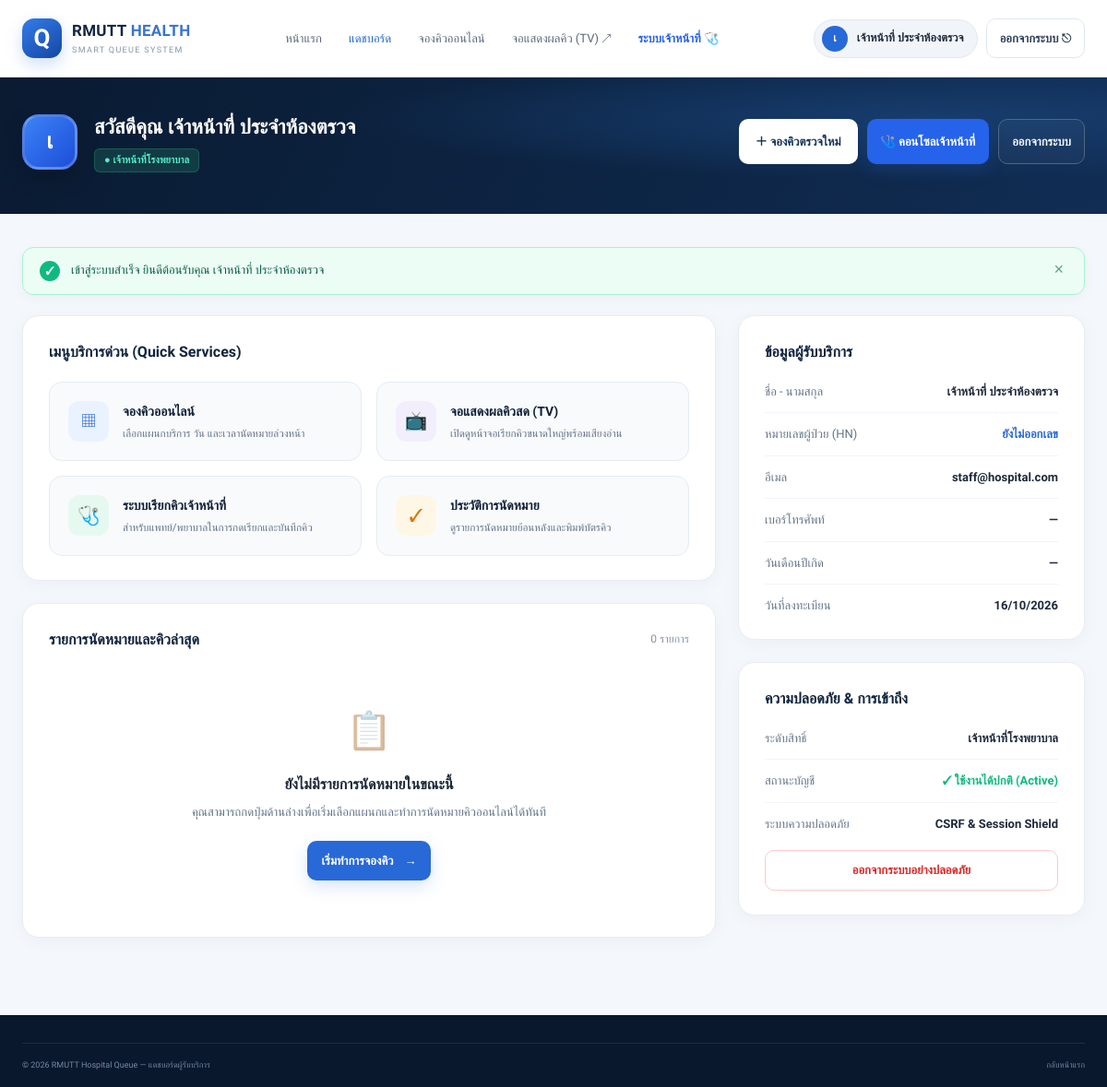
/dashboard.php (signed in), run on the app's committed database.
### tables this page shows
CREATE TABLE IF NOT EXISTS users (
  id BIGINT UNSIGNED AUTO_INCREMENT PRIMARY KEY,
  full_name VARCHAR(150) NOT NULL,
  email VARCHAR(190) NOT NULL UNIQUE,
  password_hash VARCHAR(255) NOT NULL,
  role ENUM('patient','staff','admin','executive') NOT NULL DEFAULT 'patient',
  is_active TINYINT(1) NOT NULL DEFAULT 1,
  created_at TIMESTAMP NOT NULL DEFAULT CURRENT_TIMESTAMP,
  updated_at TIMESTAMP NOT NULL DEFAULT CURRENT_TIMESTAMP ON UPDATE CURRENT_TIMESTAMP
);

### dashboard.php (the view, shortened to what this page needs)
<?php
require_once __DIR__ . '/config/database.php';
require_once __DIR__ . '/includes/auth.php';
$user = current_user();
$userId = (int)$user['id'];
try {
    $stmt = $pdo->prepare("
        SELECT u.id, u.full_name, u.email, u.role, u.created_at,
               p.id AS patient_id, p.patient_number, p.phone, p.date_of_birth
        FROM users u
        LEFT JOIN patients p ON u.id = p.user_id
        WHERE u.id = :id
        LIMIT 1
    ");
    $stmt->execute([':id' => $userId]);
    $freshUser = $stmt->fetch();
    if ($freshUser) {
        $user = array_merge($user, $freshUser);
    }
    $stmtAppt = $pdo->prepare("
        SELECT a.id, a.booking_code, a.appointment_status, a.created_at,
               d.name AS department_name, s.service_date, s.start_time, s.end_time,
               q.queue_number, q.queue_status
        FROM appointments a
        JOIN departments d ON a.department_id = d.id
        JOIN schedules s ON a.schedule_id = s.id
        LEFT JOIN queues q ON a.id = q.appointment_id
        WHERE a.patient_id = :patient_id
        ORDER BY s.service_date DESC, s.start_time DESC
        LIMIT 5
    ");
    $stmtAppt->execute([':patient_id' => $user['patient_id'] ?? 0]);
    $appointments = $stmtAppt->fetchAll();
} catch (PDOException $e) {
    error_log('Dashboard data fetch error: ' . $e->getMessage());
    $appointments = [];
}
$userInitials = mb_substr($user['full_name'], 0, 1, 'UTF-8');
?>
<!DOCTYPE html>
<html lang="th">
<head>
  <link rel="stylesheet" href="assets/css/style.css">
  <link rel="stylesheet" href="assets/css/auth.css">
</head>
<body class="dashboard-wrapper">
  <header class="site-header">
    <div class="container nav-wrap">
      <a class="brand" href="index.php" aria-label="หน้าแรก">
        <div class="brand-mark"><span>Q</span></div>
        <div class="brand-copy">
          <strong>RMUTT <span>HEALTH</span></strong>
          <small>SMART QUEUE SYSTEM</small>
        </div>
      </a>
      <nav class="main-nav" id="mainNav">
        <a href="index.php">หน้าแรก</a>
        <a class="active" href="dashboard.php">แดชบอร์ด</a>
        <a href="book.php">จองคิวออนไลน์</a>
        <a href="queue_display.php" target="_blank">จอแสดงผลคิว (TV) ↗</a>
        <?php if (has_role(['staff', 'admin']) || isset($_SESSION['staff_demo_mode'])): ?>
          <a href="staff_queue.php" style="color:#2563eb; font-weight:600;">ระบบเจ้าหน้าที่ 🩺</a>
        <?php endif; ?>
      </nav>
      <div class="nav-actions">
        <span class="user-menu-pill">
          <span class="user-menu-avatar"><?= htmlspecialchars($userInitials) ?></span>
          <span><?= htmlspecialchars($user['full_name']) ?></span>
        </span>
        <a href="logout.php" class="btn btn-ghost btn-small" title="ออกจากระบบ">
          ออกจากระบบ ⎋
        </a>
      </div>
    </div>
  </header>
  <section class="dashboard-hero">
    <div class="container">
      <div class="dash-user-row">
        <div class="dash-user-profile">
          <div class="dash-avatar"><?= htmlspecialchars($userInitials) ?></div>
          <div class="dash-user-meta">
            <h1>สวัสดีคุณ <?= htmlspecialchars($user['full_name']) ?></h1>
            <div class="dash-user-badges">
              <span class="badge badge-role-patient">
                ● <?= htmlspecialchars(get_role_label($user['role'] ?? 'patient')) ?>
              </span>
            </div>
          </div>
        </div>
        <div class="dash-actions-top">
          <a href="book.php" class="btn btn-white btn-small">
            ＋ จองคิวตรวจใหม่
          </a>
          <?php if (has_role(['staff', 'admin']) || isset($_SESSION['staff_demo_mode'])): ?>
            <a href="staff_queue.php" class="btn btn-primary btn-small" style="background:#2563eb;">
              🩺 คอนโซลเจ้าหน้าที่
            </a>
          <?php endif; ?>
          <a href="logout.php" class="btn btn-outline-light btn-small">
            ออกจากระบบ
          </a>
        </div>
      </div>
    </div>
  </section>
  <main class="dashboard-main">
    <div class="container">
      <?= render_flash() ?>
      <div class="dash-grid">
        <div class="dash-col-main">
          <div class="dash-card">
            <h2 class="dash-card-title">เมนูบริการด่วน (Quick Services)</h2>
            <div class="quick-action-cards">
              <a href="book.php" class="quick-btn">
                <div class="quick-icon blue">▦</div>
                <div class="quick-text">
                  <h4>จองคิวออนไลน์</h4>
                  <p>เลือกแผนกบริการ วัน และเวลานัดหมายล่วงหน้า</p>
                </div>
              </a>
              <a href="queue_display.php" target="_blank" class="quick-btn">
                <div class="quick-icon purple">📺</div>
                <div class="quick-text">
                  <h4>จอแสดงผลคิวสด (TV)</h4>
                  <p>เปิดดูหน้าจอเรียกคิวขนาดใหญ่พร้อมเสียงอ่าน</p>
                </div>
              </a>
              <a href="staff_queue.php" class="quick-btn">
                <div class="quick-icon green">🩺</div>
                <div class="quick-text">
                  <h4>ระบบเรียกคิวเจ้าหน้าที่</h4>
                  <p>สำหรับแพทย์/พยาบาลในการกดเรียกและบันทึกคิว</p>
                </div>
              </a>
              <a href="#history" class="quick-btn">
                <div class="quick-icon amber">✓</div>
                <div class="quick-text">
                  <h4>ประวัติการนัดหมาย</h4>
                  <p>ดูรายการนัดหมายย้อนหลังและพิมพ์บัตรคิว</p>
                </div>
              </a>
            </div>
          </div>
          <div class="dash-card" id="history">
            <h2 class="dash-card-title">
              <span>รายการนัดหมายและคิวล่าสุด</span>
              <small style="font-size: 12px; color: #8794a7; font-weight: normal;">
                <?= count($appointments) ?> รายการ
              </small>
            </h2>
            <?php if (empty($appointments)): ?>
              <div style="text-align: center; padding: 35px 20px; color: #64748b;">
                <div style="font-size: 40px; margin-bottom: 12px; opacity: 0.5;">📋</div>
                <h3 style="font-size: 16px; margin: 0 0 6px; color: #1e293b;">ยังไม่มีรายการนัดหมายในขณะนี้</h3>
                <p style="font-size: 13px; margin: 0 0 20px;">คุณสามารถกดปุ่มด้านล่างเพื่อเริ่มเลือกแผนกและทำการนัดหมายคิวออนไลน์ได้ทันที</p>
                <a href="book.php" class="btn btn-primary btn-small">เริ่มทำการจองคิว <span>→</span></a>
              </div>
            <?php endif; ?>
          </div>
        </div>
        <div class="dash-col-side" id="profile">
          <div class="dash-card">
            <h2 class="dash-card-title">ข้อมูลผู้รับบริการ</h2>
            <div class="profile-info-list">
              <div class="info-item">
                <span class="info-label">ชื่อ - นามสกุล</span>
                <span class="info-val"><?= htmlspecialchars($user['full_name']) ?></span>
              </div>
              <div class="info-item">
                <span class="info-label">หมายเลขผู้ป่วย (HN)</span>
                <span class="info-val" style="color: #2869d8;"><?= htmlspecialchars($user['patient_number'] ?? 'ยังไม่ออกเลข') ?></span>
              </div>
              <div class="info-item">
                <span class="info-label">อีเมล</span>
                <span class="info-val"><?= htmlspecialchars($user['email']) ?></span>
              </div>
              <div class="info-item">
                <span class="info-label">เบอร์โทรศัพท์</span>
                <span class="info-val"><?= htmlspecialchars($user['phone'] ?? '—') ?></span>
              </div>
              <div class="info-item">
                <span class="info-label">วันเดือนปีเกิด</span>
                <span class="info-val"><?= htmlspecialchars($user['date_of_birth'] ?? '—') ?></span>
              </div>
              <div class="info-item">
                <span class="info-label">วันที่ลงทะเบียน</span>
                <span class="info-val"><?= date('d/m/Y', strtotime($user['created_at'] ?? 'now')) ?></span>
              </div>
            </div>
          </div>
          <div class="dash-card">
            <h2 class="dash-card-title">ความปลอดภัย & การเข้าถึง</h2>
            <div class="profile-info-list">
              <div class="info-item">
                <span class="info-label">ระดับสิทธิ์</span>
                <span class="info-val"><?= htmlspecialchars(get_role_label($user['role'] ?? 'patient')) ?></span>
              </div>
              <div class="info-item">
                <span class="info-label">สถานะบัญชี</span>
                <span class="info-val" style="color: #10b981;">✓ ใช้งานได้ปกติ (Active)</span>
              </div>
              <div class="info-item">
                <span class="info-label">ระบบความปลอดภัย</span>
                <span class="info-val">CSRF & Session Shield</span>
              </div>
            </div>
            <div style="margin-top: 18px;">
              <a href="logout.php" class="btn btn-ghost" style="width: 100%; border-color: #fecaca; color: #dc2626;">
                ออกจากระบบอย่างปลอดภัย
              </a>
            </div>
          </div>
        </div>
      </div>
    </div>
  </main>
  <footer class="site-footer">
    <div class="container footer-bottom">
      <span>© <?= date('Y') ?> RMUTT Hospital Queue — แดชบอร์ดผู้รับบริการ</span>
      <a href="index.php" style="color: inherit;">กลับหน้าแรก</a>
    </div>
  </footer>
</body>
</html>

### assets/css/style.css (style rules this page uses)
:root { --navy: #0b1d36; --navy-2: #102b50; --blue: #2869d8; --blue-light: #eaf2ff; --ink: #15243a; --muted: #718096; --line: #e6ebf2; --surface: #f6f8fc; --white: #fff; --green: #19a779; --radius: 20px; --shadow: 0 24px 70px rgba(10, 29, 57, .13) }
* { box-sizing: border-box }
html { scroll-behavior: smooth; scroll-padding-top: 90px }
body { margin: 0; font-family: "IBM Plex Sans Thai", sans-serif; color: var(--ink); background: #fff; font-size: 15px; line-height: 1.65 }
a { color: inherit; text-decoration: none }
.container { width: min(1160px, calc(100% - 48px)); margin-inline: auto }
.site-header { height: 84px; background: rgba(255, 255, 255, .96); border-bottom: 1px solid #edf0f5; position: sticky; top: 0; z-index: 20; backdrop-filter: blur(16px) }
.nav-wrap { height: 100%; display: flex; align-items: center; justify-content: space-between; gap: 28px }
.brand { display: flex; align-items: center; gap: 11px; flex-shrink: 0 }
.brand-mark { width: 43px; height: 43px; background: linear-gradient(145deg, #347ce9, #1447a4); color: #fff; border-radius: 13px; display: grid; place-items: center; box-shadow: 0 7px 17px #2466cf35; font-size: 26px; font-weight: 700 }
.brand-copy { display: flex; flex-direction: column; line-height: 1.2 }
.brand-copy strong { font-size: 17px; letter-spacing: .3px; color: #132746 }
.brand-copy strong span { color: #3974ce }
.brand-copy small { font-size: 9px; letter-spacing: 1.35px; color: #8794a8; margin-top: 5px }
.main-nav { display: flex; align-items: center; gap: 29px; font-size: 13px; color: #5b687b }
.main-nav a { transition: color .2s }
.main-nav a:hover, .main-nav a.active { color: #2466cf }
.nav-actions { display: flex; align-items: center; gap: 9px }
.btn { display: inline-flex; align-items: center; justify-content: center; gap: 12px; border: 1px solid transparent; border-radius: 10px; padding: 10px 17px; font-family: inherit; font-size: 13px; font-weight: 600; transition: transform .2s, background .2s, border-color .2s; cursor: pointer }
.btn-primary { background: var(--blue); color: #fff; box-shadow: 0 7px 18px #2869d82b }
.btn-ghost { border-color: #dfe6f0; color: #30425c; background: #fff }
.btn-small { padding: 10px 14px }
.btn-outline-light { border-color: #526681; color: #f2f6ff; background: #ffffff08 }
.btn-white { background: #fff; color: #15345c; padding: 13px 17px }
.site-footer { background: #09182c; color: #fff; padding-top: 30px }
.footer-bottom { display: flex; justify-content: space-between; gap: 20px; border-top: 1px solid #ffffff16; padding: 16px 0; color: #7589a3; font-size: 9px }

### data on the page
users: full_name "เ", full_name "เจ้าหน้าที่ ประจำห้องตรวจ", role "เจ้าหน้าที่โรงพยาบาล", email "staff@hospital.com", created_at "16/10/2026"

### other printed values
$icon "✓"
$message "เข้าสู่ระบบสำเร็จ ยินดีต้อนรับคุณ เจ้าหน้าที่ ประจำห้องตรวจ"
count($appointments) "0"
$user['patient_number'] "ยังไม่ออกเลข"
$user['phone'] "—"
$user['date_of_birth'] "—"
